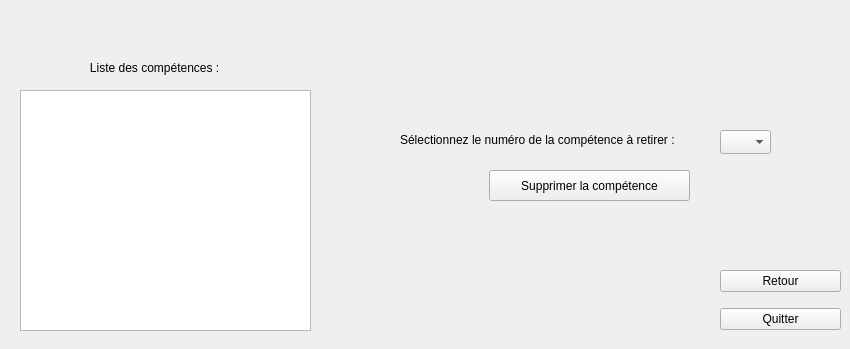
    <widget class="QWidget" name="page_20">
     <widget class="QLabel" name="label_41">
      <property name="geometry">
       <rect>
        <x>50</x>
        <y>60</y>
        <width>211</width>
        <height>16</height>
       </rect>
      </property>
      <property name="text">
       <string>            Liste des compétences :</string>
      </property>
     </widget>
     <widget class="QTextBrowser" name="textBrowser_14">
      <property name="geometry">
       <rect>
        <x>20</x>
        <y>90</y>
        <width>291</width>
        <height>241</height>
       </rect>
      </property>
     </widget>
     <widget class="QLabel" name="label_42">
      <property name="geometry">
       <rect>
        <x>400</x>
        <y>130</y>
        <width>321</width>
        <height>20</height>
       </rect>
      </property>
      <property name="text">
       <string>Sélectionnez le numéro de la compétence à retirer :</string>
      </property>
     </widget>
     <widget class="QWidget" name="verticalLayoutWidget_26">
      <property name="geometry">
       <rect>
        <x>720</x>
        <y>260</y>
        <width>121</width>
        <height>80</height>
       </rect>
      </property>
      <layout class="QVBoxLayout" name="verticalLayout_26">
       <item>
        <widget class="QPushButton" name="pushButton_63">
         <property name="text">
          <string>Retour</string>
         </property>
        </widget>
       </item>
       <item>
        <widget class="QPushButton" name="pushButton_64">
         <property name="text">
          <string>Quitter</string>
         </property>
        </widget>
       </item>
      </layout>
     </widget>
     <widget class="QPushButton" name="pushButton_62">
      <property name="geometry">
       <rect>
        <x>489</x>
        <y>170</y>
        <width>201</width>
        <height>31</height>
       </rect>
      </property>
      <property name="text">
       <string>Supprimer la compétence</string>
      </property>
     </widget>
     <widget class="QLabel" name="label_43">
      <property name="geometry">
       <rect>
        <x>390</x>
        <y>220</y>
        <width>451</width>
        <height>20</height>
       </rect>
      </property>
      <property name="text">
       <string/>
      </property>
     </widget>
     <widget class="QComboBox" name="comboBox">
      <property name="geometry">
       <rect>
        <x>720</x>
        <y>130</y>
        <width>51</width>
        <height>24</height>
       </rect>
      </property>
     </widget>
    </widget>
